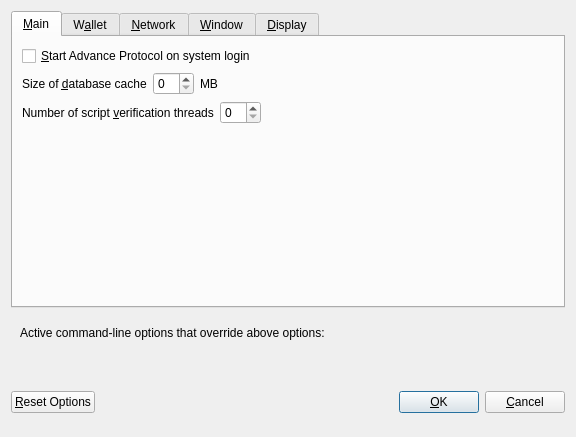
<?xml version="1.0" encoding="UTF-8"?>
<ui version="4.0">
 <class>OptionsDialog</class>
 <widget class="QDialog" name="OptionsDialog">
  <property name="geometry">
   <rect>
    <x>0</x>
    <y>0</y>
    <width>576</width>
    <height>402</height>
   </rect>
  </property>
  <property name="windowTitle">
   <string>Options</string>
  </property>
  <property name="modal">
   <bool>true</bool>
  </property>
  <layout class="QVBoxLayout" name="verticalLayout">
   <item>
    <widget class="QTabWidget" name="tabWidget">
     <property name="currentIndex">
      <number>0</number>
     </property>
     <widget class="QWidget" name="tabMain">
      <attribute name="title">
       <string>&amp;Main</string>
      </attribute>
      <layout class="QVBoxLayout" name="verticalLayout_Main">
       <item>
        <widget class="QCheckBox" name="bitcoinAtStartup">
         <property name="toolTip">
          <string>Automatically start Advance Protocol after logging in to the system.</string>
         </property>
         <property name="text">
          <string>&amp;Start Advance Protocol on system login</string>
         </property>
        </widget>
       </item>
       <item>
        <layout class="QHBoxLayout" name="horizontalLayout_2_Main">
         <item>
          <widget class="QLabel" name="databaseCacheLabel">
           <property name="text">
            <string>Size of &amp;database cache</string>
           </property>
           <property name="textFormat">
            <enum>Qt::PlainText</enum>
           </property>
           <property name="buddy">
            <cstring>databaseCache</cstring>
           </property>
          </widget>
         </item>
         <item>
          <widget class="QSpinBox" name="databaseCache"/>
         </item>
         <item>
          <widget class="QLabel" name="databaseCacheUnitLabel">
           <property name="text">
            <string>MB</string>
           </property>
           <property name="textFormat">
            <enum>Qt::PlainText</enum>
           </property>
          </widget>
         </item>
         <item>
          <spacer name="horizontalSpacer_2_Main">
           <property name="orientation">
            <enum>Qt::Horizontal</enum>
           </property>
           <property name="sizeHint" stdset="0">
            <size>
             <width>40</width>
             <height>20</height>
            </size>
           </property>
          </spacer>
         </item>
        </layout>
       </item>
       <item>
        <layout class="QHBoxLayout" name="horizontalLayout_3_Main">
         <item>
          <widget class="QLabel" name="threadsScriptVerifLabel">
           <property name="text">
            <string>Number of script &amp;verification threads</string>
           </property>
           <property name="textFormat">
            <enum>Qt::PlainText</enum>
           </property>
           <property name="buddy">
            <cstring>threadsScriptVerif</cstring>
           </property>
          </widget>
         </item>
         <item>
          <widget class="QSpinBox" name="threadsScriptVerif">
           <property name="toolTip">
            <string>(0 = auto, &lt;0 = leave that many cores free)</string>
           </property>
          </widget>
         </item>
         <item>
          <spacer name="horizontalSpacer_3_Main">
           <property name="orientation">
            <enum>Qt::Horizontal</enum>
           </property>
           <property name="sizeHint" stdset="0">
            <size>
             <width>40</width>
             <height>20</height>
            </size>
           </property>
          </spacer>
         </item>
        </layout>
       </item>
       <item>
        <spacer name="verticalSpacer_Main">
         <property name="orientation">
          <enum>Qt::Vertical</enum>
         </property>
         <property name="sizeHint" stdset="0">
          <size>
           <width>20</width>
           <height>40</height>
          </size>
         </property>
        </spacer>
       </item>
      </layout>
     </widget>
     <widget class="QWidget" name="tabWallet">
      <attribute name="title">
       <string>W&amp;allet</string>
      </attribute>
      <layout class="QVBoxLayout" name="verticalLayout_Wallet">
       <item>
        <widget class="QGroupBox" name="groupBox">
         <property name="title">
          <string>Expert</string>
         </property>
         <layout class="QVBoxLayout" name="verticalLayout_2">
          <item>
           <widget class="QCheckBox" name="coinControlFeatures">
            <property name="toolTip">
             <string>Whether to show coin control features or not.</string>
            </property>
            <property name="text">
             <string>Enable coin &amp;control features</string>
            </property>
           </widget>
          </item>
          <item>
           <widget class="QCheckBox" name="showMasternodesTab">
            <property name="toolTip">
             <string>Show additional tab listing all your masternodes in first sub-tab&lt;br/&gt;and all masternodes on the network in second sub-tab.</string>
            </property>
            <property name="text">
             <string>Show Masternodes Tab</string>
            </property>
           </widget>
          </item>
          <item>
           <widget class="QCheckBox" name="showAdvancedPSUI">
            <property name="toolTip">
             <string>Show additional information and buttons for PrivateSend on overview screen.</string>
            </property>
            <property name="text">
             <string>Enable advanced PrivateSend interface</string>
            </property>
           </widget>
          </item>
          <item>
           <widget class="QCheckBox" name="lowKeysWarning">
            <property name="toolTip">
             <string>Show warning dialog when PrivateSend detects that wallet has very low number of keys left.</string>
            </property>
            <property name="text">
             <string>Warn if PrivateSend is running out of keys</string>
            </property>
           </widget>
          </item>
          <item>
           <widget class="QCheckBox" name="privateSendMultiSession">
            <property name="toolTip">
             <string>Whether to use experimental PrivateSend mode with multiple mixing sessions per block.&lt;br/&gt;Note: You must use this feature carefully.&lt;br/&gt;Make sure you always have recent wallet (auto)backup in a safe place!</string>
            </property>
            <property name="text">
             <string>Enable PrivateSend &amp;multi-session</string>
            </property>
           </widget>
          </item>
          <item>
           <widget class="QCheckBox" name="spendZeroConfChange">
            <property name="toolTip">
             <string>If you disable the spending of unconfirmed change, the change from a transaction&lt;br/&gt;cannot be used until that transaction has at least one confirmation.&lt;br/&gt;This also affects how your balance is computed.</string>
            </property>
            <property name="text">
             <string>&amp;Spend unconfirmed change</string>
            </property>
           </widget>
          </item>
         </layout>
        </widget>
       </item>
       <item>
        <layout class="QHBoxLayout" name="horizontalLayout_4_Wallet">
         <item>
          <widget class="QLabel" name="label">
           <property name="toolTip">
            <string>This setting determines the amount of individual masternodes that an input will be anonymized through.&lt;br/&gt;More rounds of anonymization gives a higher degree of privacy, but also costs more in fees.</string>
           </property>
           <property name="text">
            <string>PrivateSend rounds to use</string>
           </property>
          </widget>
         </item>
         <item>
          <widget class="QSpinBox" name="privateSendRounds">
           <property name="minimum">
            <number>2</number>
           </property>
           <property name="maximum">
            <number>8</number>
           </property>
           <property name="value">
            <number>4</number>
           </property>
          </widget>
         </item>
        </layout>
       </item>
       <item>
        <layout class="QHBoxLayout" name="horizontalLayout">
         <item>
          <widget class="QLabel" name="label_2">
           <property name="toolTip">
            <string>This amount acts as a threshold to turn off PrivateSend once it's reached.</string>
           </property>
           <property name="statusTip">
            <string notr="true"/>
           </property>
           <property name="whatsThis">
            <string notr="true"/>
           </property>
           <property name="accessibleName">
            <string notr="true"/>
           </property>
           <property name="accessibleDescription">
            <string notr="true"/>
           </property>
           <property name="text">
            <string>Amount of Advance to keep anonymized</string>
           </property>
          </widget>
         </item>
         <item>
          <widget class="QSpinBox" name="privateSendAmount">
           <property name="minimum">
            <number>2</number>
           </property>
           <property name="maximum">
            <number>2000</number>
           </property>
           <property name="singleStep">
            <number>10</number>
           </property>
           <property name="value">
            <number>1000</number>
           </property>
          </widget>
         </item>
        </layout>
       </item>
       <item>
        <spacer name="verticalSpacer_Wallet">
         <property name="orientation">
          <enum>Qt::Vertical</enum>
         </property>
         <property name="sizeHint" stdset="0">
          <size>
           <width>20</width>
           <height>40</height>
          </size>
         </property>
        </spacer>
       </item>
      </layout>
     </widget>
     <widget class="QWidget" name="tabNetwork">
      <attribute name="title">
       <string>&amp;Network</string>
      </attribute>
      <layout class="QVBoxLayout" name="verticalLayout_Network">
       <item>
        <widget class="QCheckBox" name="mapPortUpnp">
         <property name="toolTip">
          <string>Automatically open the Advance Protocol client port on the router. This only works when your router supports UPnP and it is enabled.</string>
         </property>
         <property name="text">
          <string>Map port using &amp;UPnP</string>
         </property>
        </widget>
       </item>
       <item>
        <widget class="QCheckBox" name="allowIncoming">
         <property name="toolTip">
          <string>Accept connections from outside</string>
         </property>
         <property name="text">
          <string>Allow incoming connections</string>
         </property>
        </widget>
       </item>
       <item>
        <widget class="QCheckBox" name="connectSocks">
         <property name="toolTip">
          <string>Connect to the Advance network through a SOCKS5 proxy.</string>
         </property>
         <property name="text">
          <string>&amp;Connect through SOCKS5 proxy (default proxy):</string>
         </property>
        </widget>
       </item>
       <item>
        <layout class="QHBoxLayout" name="horizontalLayout_1_Network">
         <item>
          <widget class="QLabel" name="proxyIpLabel">
           <property name="text">
            <string>Proxy &amp;IP:</string>
           </property>
           <property name="textFormat">
            <enum>Qt::PlainText</enum>
           </property>
           <property name="buddy">
            <cstring>proxyIp</cstring>
           </property>
          </widget>
         </item>
         <item>
          <widget class="QValidatedLineEdit" name="proxyIp">
           <property name="minimumSize">
            <size>
             <width>140</width>
             <height>0</height>
            </size>
           </property>
           <property name="maximumSize">
            <size>
             <width>140</width>
             <height>16777215</height>
            </size>
           </property>
           <property name="toolTip">
            <string>IP address of the proxy (e.g. IPv4: 127.0.0.1 / IPv6: ::1)</string>
           </property>
          </widget>
         </item>
         <item>
          <widget class="QLabel" name="proxyPortLabel">
           <property name="text">
            <string>&amp;Port:</string>
           </property>
           <property name="textFormat">
            <enum>Qt::PlainText</enum>
           </property>
           <property name="buddy">
            <cstring>proxyPort</cstring>
           </property>
          </widget>
         </item>
         <item>
          <widget class="QLineEdit" name="proxyPort">
           <property name="minimumSize">
            <size>
             <width>55</width>
             <height>0</height>
            </size>
           </property>
           <property name="maximumSize">
            <size>
             <width>55</width>
             <height>16777215</height>
            </size>
           </property>
           <property name="toolTip">
            <string>Port of the proxy (e.g. 9050)</string>
           </property>
          </widget>
         </item>
         <item>
          <spacer name="horizontalSpacer_1_Network">
           <property name="orientation">
            <enum>Qt::Horizontal</enum>
           </property>
           <property name="sizeHint" stdset="0">
            <size>
             <width>40</width>
             <height>20</height>
            </size>
           </property>
          </spacer>
         </item>
        </layout>
       </item>
       <item>
        <layout class="QHBoxLayout" name="horizontalLayout_2_Network">
         <item>
          <widget class="QLabel" name="proxyActiveNets">
           <property name="text">
            <string>Used for reaching peers via:</string>
           </property>
           <property name="textFormat">
            <enum>Qt::PlainText</enum>
           </property>
          </widget>
         </item>
         <item>
          <widget class="QCheckBox" name="proxyReachIPv4">
           <property name="enabled">
            <bool>false</bool>
           </property>
           <property name="toolTip">
            <string>Shows, if the supplied default SOCKS5 proxy is used to reach peers via this network type.</string>
           </property>
           <property name="text">
            <string/>
           </property>
          </widget>
         </item>
         <item>
          <widget class="QLabel" name="proxyReachIPv4Label">
           <property name="text">
            <string>IPv4</string>
           </property>
           <property name="textFormat">
            <enum>Qt::PlainText</enum>
           </property>
          </widget>
         </item>
         <item>
          <widget class="QCheckBox" name="proxyReachIPv6">
           <property name="enabled">
            <bool>false</bool>
           </property>
           <property name="toolTip">
            <string>Shows, if the supplied default SOCKS5 proxy is used to reach peers via this network type.</string>
           </property>
           <property name="text">
            <string/>
           </property>
          </widget>
         </item>
         <item>
          <widget class="QLabel" name="proxyReachIPv6Label">
           <property name="text">
            <string>IPv6</string>
           </property>
           <property name="textFormat">
            <enum>Qt::PlainText</enum>
           </property>
          </widget>
         </item>
         <item>
          <widget class="QCheckBox" name="proxyReachTor">
           <property name="enabled">
            <bool>false</bool>
           </property>
           <property name="toolTip">
            <string>Shows, if the supplied default SOCKS5 proxy is used to reach peers via this network type.</string>
           </property>
           <property name="text">
            <string/>
           </property>
          </widget>
         </item>
         <item>
          <widget class="QLabel" name="proxyReachTorLabel">
           <property name="text">
            <string>Tor</string>
           </property>
           <property name="textFormat">
            <enum>Qt::PlainText</enum>
           </property>
          </widget>
         </item>
         <item>
          <spacer name="horizontalSpacer_2_Network">
           <property name="orientation">
            <enum>Qt::Horizontal</enum>
           </property>
           <property name="sizeHint" stdset="0">
            <size>
             <width>40</width>
             <height>20</height>
            </size>
           </property>
          </spacer>
         </item>
        </layout>
       </item>
       <item>
        <widget class="QCheckBox" name="connectSocksTor">
         <property name="toolTip">
          <string>Connect to the Advance network through a separate SOCKS5 proxy for Tor hidden services.</string>
         </property>
         <property name="text">
          <string>Use separate SOCKS5 proxy to reach peers via Tor hidden services:</string>
         </property>
        </widget>
       </item>
       <item>
        <layout class="QHBoxLayout" name="horizontalLayout_3_Network">
         <item>
          <widget class="QLabel" name="proxyIpTorLabel">
           <property name="text">
            <string>Proxy &amp;IP:</string>
           </property>
           <property name="textFormat">
            <enum>Qt::PlainText</enum>
           </property>
           <property name="buddy">
            <cstring>proxyIpTor</cstring>
           </property>
          </widget>
         </item>
         <item>
          <widget class="QValidatedLineEdit" name="proxyIpTor">
           <property name="minimumSize">
            <size>
             <width>140</width>
             <height>0</height>
            </size>
           </property>
           <property name="maximumSize">
            <size>
             <width>140</width>
             <height>16777215</height>
            </size>
           </property>
           <property name="toolTip">
            <string>IP address of the proxy (e.g. IPv4: 127.0.0.1 / IPv6: ::1)</string>
           </property>
          </widget>
         </item>
         <item>
          <widget class="QLabel" name="proxyPortTorLabel">
           <property name="text">
            <string>&amp;Port:</string>
           </property>
           <property name="textFormat">
            <enum>Qt::PlainText</enum>
           </property>
           <property name="buddy">
            <cstring>proxyPortTor</cstring>
           </property>
          </widget>
         </item>
         <item>
          <widget class="QLineEdit" name="proxyPortTor">
           <property name="minimumSize">
            <size>
             <width>55</width>
             <height>0</height>
            </size>
           </property>
           <property name="maximumSize">
            <size>
             <width>55</width>
             <height>16777215</height>
            </size>
           </property>
           <property name="toolTip">
            <string>Port of the proxy (e.g. 9050)</string>
           </property>
          </widget>
         </item>
         <item>
          <spacer name="horizontalSpacer_4_Network">
           <property name="orientation">
            <enum>Qt::Horizontal</enum>
           </property>
           <property name="sizeHint" stdset="0">
            <size>
             <width>40</width>
             <height>20</height>
            </size>
           </property>
          </spacer>
         </item>
        </layout>
       </item>
       <item>
        <spacer name="verticalSpacer_Network">
         <property name="orientation">
          <enum>Qt::Vertical</enum>
         </property>
         <property name="sizeHint" stdset="0">
          <size>
           <width>20</width>
           <height>40</height>
          </size>
         </property>
        </spacer>
       </item>
      </layout>
     </widget>
     <widget class="QWidget" name="tabWindow">
      <attribute name="title">
       <string>&amp;Window</string>
      </attribute>
      <layout class="QVBoxLayout" name="verticalLayout_Window">
       <item>
        <widget class="QCheckBox" name="hideTrayIcon">
         <property name="toolTip">
          <string>&amp;Hide the icon from the system tray.</string>
         </property>
         <property name="text">
          <string>Hide tray icon</string>
         </property>
        </widget>
       </item>
       <item>
        <widget class="QCheckBox" name="minimizeToTray">
         <property name="toolTip">
          <string>Show only a tray icon after minimizing the window.</string>
         </property>
         <property name="text">
          <string>&amp;Minimize to the tray instead of the taskbar</string>
         </property>
        </widget>
       </item>
       <item>
        <widget class="QCheckBox" name="minimizeOnClose">
         <property name="toolTip">
          <string>Minimize instead of exit the application when the window is closed. When this option is enabled, the application will be closed only after selecting Exit in the menu.</string>
         </property>
         <property name="text">
          <string>M&amp;inimize on close</string>
         </property>
        </widget>
       </item>
       <item>
        <spacer name="verticalSpacer_Window">
         <property name="orientation">
          <enum>Qt::Vertical</enum>
         </property>
         <property name="sizeHint" stdset="0">
          <size>
           <width>20</width>
           <height>40</height>
          </size>
         </property>
        </spacer>
       </item>
      </layout>
     </widget>
     <widget class="QWidget" name="tabDisplay">
      <attribute name="title">
       <string>&amp;Display</string>
      </attribute>
      <layout class="QVBoxLayout" name="verticalLayout_Display">
       <item>
        <layout class="QHBoxLayout" name="horizontalLayout_1_Display">
         <item>
          <widget class="QLabel" name="langLabel">
           <property name="text">
            <string>User Interface &amp;language:</string>
           </property>
           <property name="textFormat">
            <enum>Qt::PlainText</enum>
           </property>
           <property name="buddy">
            <cstring>lang</cstring>
           </property>
          </widget>
         </item>
         <item>
          <widget class="QValueComboBox" name="lang">
           <property name="toolTip">
            <string>The user interface language can be set here. This setting will take effect after restarting Advance Protocol.</string>
           </property>
          </widget>
         </item>
        </layout>
       </item>
       <item>
        <widget class="QLabel" name="label_3">
         <property name="toolTip">
          <string notr="true"/>
         </property>
         <property name="statusTip">
          <string notr="true"/>
         </property>
         <property name="whatsThis">
          <string notr="true"/>
         </property>
         <property name="accessibleName">
          <string notr="true"/>
         </property>
         <property name="text">
          <string>Language missing or translation incomplete? Help contributing translations here:
https://www.transifex.com/projects/p/advance/</string>
         </property>
         <property name="wordWrap">
          <bool>true</bool>
         </property>
         <property name="openExternalLinks">
          <bool>true</bool>
         </property>
         <property name="textInteractionFlags">
          <set>Qt::TextBrowserInteraction</set>
         </property>
        </widget>
       </item>
       <item>
        <layout class="QHBoxLayout" name="horizontalLayout_4_Display" stretch="0,0">
         <item>
          <widget class="QLabel" name="themeLabel">
           <property name="text">
            <string>User Interface Theme:</string>
           </property>
          </widget>
         </item>
         <item>
          <widget class="QValueComboBox" name="theme"/>
         </item>
        </layout>
       </item>
       <item>
        <widget class="Line" name="line">
         <property name="orientation">
          <enum>Qt::Horizontal</enum>
         </property>
        </widget>
       </item>
       <item>
        <layout class="QHBoxLayout" name="horizontalLayout_2_Display">
         <item>
          <widget class="QLabel" name="unitLabel">
           <property name="text">
            <string>&amp;Unit to show amounts in:</string>
           </property>
           <property name="textFormat">
            <enum>Qt::PlainText</enum>
           </property>
           <property name="buddy">
            <cstring>unit</cstring>
           </property>
          </widget>
         </item>
         <item>
          <widget class="QValueComboBox" name="unit">
           <property name="toolTip">
            <string>Choose the default subdivision unit to show in the interface and when sending coins.</string>
           </property>
          </widget>
         </item>
        </layout>
       </item>
       <item>
        <layout class="QHBoxLayout" name="horizontalLayout_5_Display">
         <item>
          <widget class="QLabel" name="digitsLabel">
           <property name="text">
            <string>Decimal digits</string>
           </property>
          </widget>
         </item>
         <item>
          <widget class="QValueComboBox" name="digits"/>
         </item>
        </layout>
       </item>
       <item>
        <layout class="QHBoxLayout" name="horizontalLayout_3_Display">
         <item>
          <widget class="QLabel" name="thirdPartyTxUrlsLabel">
           <property name="toolTip">
            <string>Third party URLs (e.g. a block explorer) that appear in the transactions tab as context menu items.&lt;br/&gt;%s in the URL is replaced by transaction hash. Multiple URLs are separated by vertical bar |.</string>
           </property>
           <property name="text">
            <string>Third party transaction URLs</string>
           </property>
           <property name="buddy">
            <cstring>thirdPartyTxUrls</cstring>
           </property>
          </widget>
         </item>
         <item>
          <widget class="QLineEdit" name="thirdPartyTxUrls">
           <property name="toolTip">
            <string>Third party URLs (e.g. a block explorer) that appear in the transactions tab as context menu items.&lt;br/&gt;%s in the URL is replaced by transaction hash. Multiple URLs are separated by vertical bar |.</string>
           </property>
          </widget>
         </item>
        </layout>
       </item>
       <item>
        <spacer name="verticalSpacer">
         <property name="orientation">
          <enum>Qt::Vertical</enum>
         </property>
         <property name="sizeHint" stdset="0">
          <size>
           <width>20</width>
           <height>40</height>
          </size>
         </property>
        </spacer>
       </item>
      </layout>
     </widget>
    </widget>
   </item>
   <item>
    <widget class="QFrame" name="frame">
     <layout class="QVBoxLayout" name="verticalLayout_Bottom">
      <item>
       <layout class="QHBoxLayout" name="horizontalLayout_Bottom">
        <item>
         <widget class="QLabel" name="overriddenByCommandLineInfoLabel">
          <property name="text">
           <string>Active command-line options that override above options:</string>
          </property>
          <property name="textFormat">
           <enum>Qt::PlainText</enum>
          </property>
         </widget>
        </item>
        <item>
         <spacer name="horizontalSpacer_Bottom">
          <property name="orientation">
           <enum>Qt::Horizontal</enum>
          </property>
          <property name="sizeHint" stdset="0">
           <size>
            <width>40</width>
            <height>20</height>
           </size>
          </property>
         </spacer>
        </item>
       </layout>
      </item>
      <item>
       <widget class="QLabel" name="overriddenByCommandLineLabel">
        <property name="text">
         <string/>
        </property>
        <property name="textFormat">
         <enum>Qt::PlainText</enum>
        </property>
        <property name="wordWrap">
         <bool>true</bool>
        </property>
       </widget>
      </item>
     </layout>
    </widget>
   </item>
   <item>
    <layout class="QHBoxLayout" name="horizontalLayout_Buttons">
     <item>
      <widget class="QPushButton" name="resetButton">
       <property name="toolTip">
        <string>Reset all client options to default.</string>
       </property>
       <property name="text">
        <string>&amp;Reset Options</string>
       </property>
       <property name="autoDefault">
        <bool>false</bool>
       </property>
      </widget>
     </item>
     <item>
      <spacer name="horizontalSpacer_1">
       <property name="orientation">
        <enum>Qt::Horizontal</enum>
       </property>
       <property name="sizeHint" stdset="0">
        <size>
         <width>40</width>
         <height>48</height>
        </size>
       </property>
      </spacer>
     </item>
     <item>
      <widget class="QLabel" name="statusLabel">
       <property name="minimumSize">
        <size>
         <width>200</width>
         <height>0</height>
        </size>
       </property>
       <property name="font">
        <font>
         <weight>75</weight>
         <bold>true</bold>
        </font>
       </property>
       <property name="text">
        <string/>
       </property>
       <property name="textFormat">
        <enum>Qt::PlainText</enum>
       </property>
       <property name="wordWrap">
        <bool>true</bool>
       </property>
      </widget>
     </item>
     <item>
      <spacer name="horizontalSpacer_2">
       <property name="orientation">
        <enum>Qt::Horizontal</enum>
       </property>
       <property name="sizeHint" stdset="0">
        <size>
         <width>40</width>
         <height>48</height>
        </size>
       </property>
      </spacer>
     </item>
     <item>
      <widget class="QPushButton" name="okButton">
       <property name="text">
        <string>&amp;OK</string>
       </property>
       <property name="autoDefault">
        <bool>false</bool>
       </property>
       <property name="default">
        <bool>true</bool>
       </property>
      </widget>
     </item>
     <item>
      <widget class="QPushButton" name="cancelButton">
       <property name="text">
        <string>&amp;Cancel</string>
       </property>
       <property name="autoDefault">
        <bool>false</bool>
       </property>
      </widget>
     </item>
    </layout>
   </item>
  </layout>
 </widget>
 <customwidgets>
  <customwidget>
   <class>QValidatedLineEdit</class>
   <extends>QLineEdit</extends>
   <header>qvalidatedlineedit.h</header>
  </customwidget>
  <customwidget>
   <class>QValueComboBox</class>
   <extends>QComboBox</extends>
   <header>qvaluecombobox.h</header>
  </customwidget>
 </customwidgets>
 <resources/>
 <connections/>
</ui>
